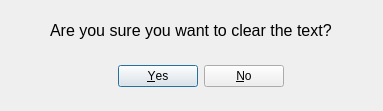
<?xml version="1.0" encoding="UTF-8"?>
<ui version="4.0">
 <class>Clear_Check</class>
 <widget class="QDialog" name="Clear_Check">
  <property name="geometry">
   <rect>
    <x>0</x>
    <y>0</y>
    <width>383</width>
    <height>111</height>
   </rect>
  </property>
  <property name="windowTitle">
   <string>Dialog</string>
  </property>
  <widget class="QDialogButtonBox" name="buttonBox">
   <property name="geometry">
    <rect>
     <x>30</x>
     <y>60</y>
     <width>341</width>
     <height>32</height>
    </rect>
   </property>
   <property name="orientation">
    <enum>Qt::Horizontal</enum>
   </property>
   <property name="standardButtons">
    <set>QDialogButtonBox::No|QDialogButtonBox::Yes</set>
   </property>
   <property name="centerButtons">
    <bool>true</bool>
   </property>
  </widget>
  <widget class="QLabel" name="label">
   <property name="geometry">
    <rect>
     <x>50</x>
     <y>20</y>
     <width>291</width>
     <height>21</height>
    </rect>
   </property>
   <property name="font">
    <font>
     <pointsize>12</pointsize>
    </font>
   </property>
   <property name="text">
    <string>Are you sure you want to clear the text?</string>
   </property>
  </widget>
 </widget>
 <resources/>
 <connections>
  <connection>
   <sender>buttonBox</sender>
   <signal>accepted()</signal>
   <receiver>Clear_Check</receiver>
   <slot>accept()</slot>
   <hints>
    <hint type="sourcelabel">
     <x>248</x>
     <y>254</y>
    </hint>
    <hint type="destinationlabel">
     <x>157</x>
     <y>274</y>
    </hint>
   </hints>
  </connection>
  <connection>
   <sender>buttonBox</sender>
   <signal>rejected()</signal>
   <receiver>Clear_Check</receiver>
   <slot>reject()</slot>
   <hints>
    <hint type="sourcelabel">
     <x>316</x>
     <y>260</y>
    </hint>
    <hint type="destinationlabel">
     <x>286</x>
     <y>274</y>
    </hint>
   </hints>
  </connection>
 </connections>
</ui>
